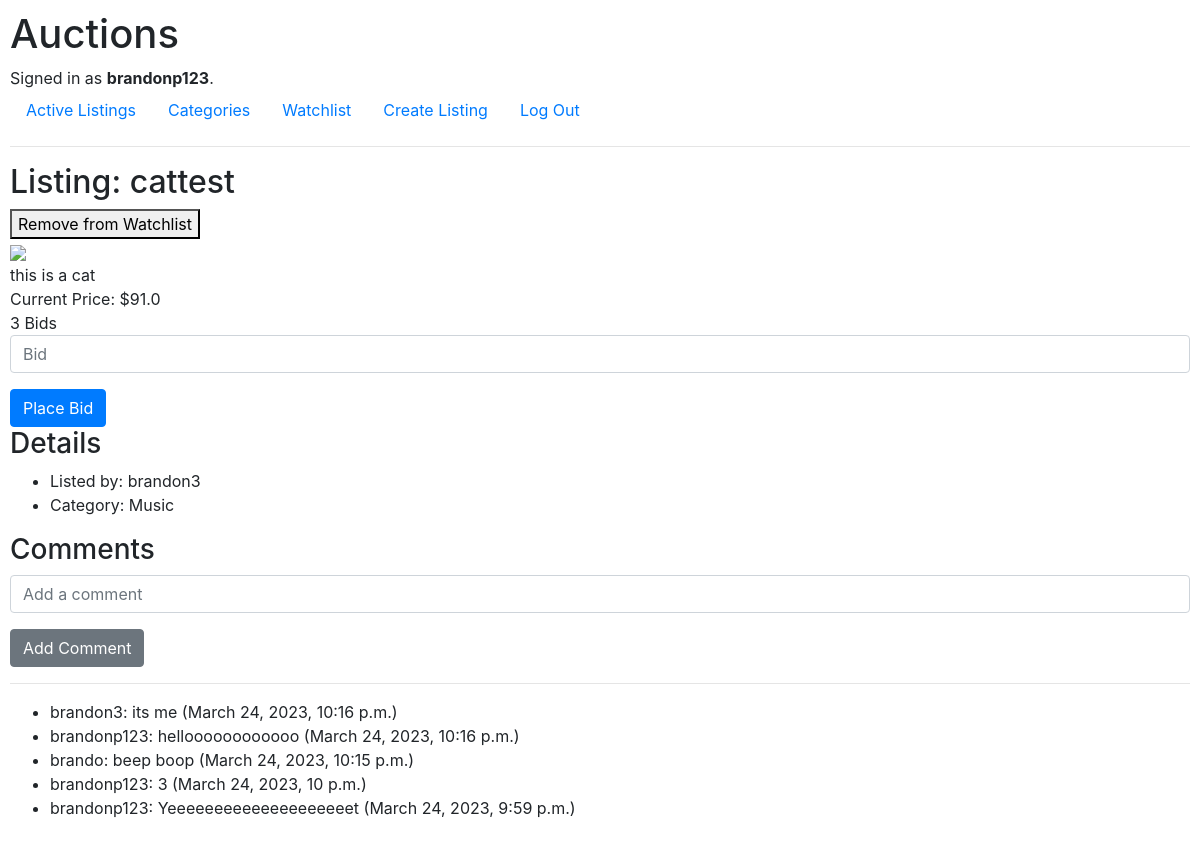
Page /listing/16 (signed in) on the committed database.
### auctions/models.py (models this page shows, shortened)
class User(AbstractUser):
    pass

class Listing(models.Model):
    title = models.CharField(max_length=50)
    description = models.CharField(max_length=1000)
    price = models.FloatField()
    image_url = models.CharField(max_length=1500, blank=True)
    is_active = models.BooleanField(default=True)
    user = models.ForeignKey(User, on_delete=models.CASCADE, blank=True, null=True, related_name="listing_user") # One user can be associated with many listings
    category = models.ForeignKey(Category, on_delete=models.CASCADE, blank=True, null=True, related_name="listing_category") # One category can be associated with many listings
    time = models.DateTimeField(auto_now_add=True) # Auto timestamp

class Category(models.Model):
    category_name = models.CharField(max_length=50)
    def __str__(self):
        return self.category_name

class Comment(models.Model):
    user = models.ForeignKey(User, on_delete=models.CASCADE, blank=True, null=True, related_name="comment_user") # One user can be associated with many comments
    listing = models.ForeignKey(Listing, on_delete=models.CASCADE, blank=True, null=True, related_name="comment_listing") # One listing can be associated with many comments
    comment = models.CharField(max_length=400)
    time = models.DateTimeField(auto_now_add=True) # Auto timestamp

### auctions/views.py (the view)
# urls.py: path("listing/<str:listing_id>", views.listing, name="listing"),
def listing(request, listing_id):
    user_id = request.user.id
    filter = {"user": user_id, "listing": listing_id}
    if len(Watchlist.objects.filter(**filter)) == 1:
        in_watchlist = True
    else:
        in_watchlist = False
    current_listing = Listing.objects.get(id=int(listing_id))
    seller = User.objects.get(id=current_listing.user.id)
    comments = Comment.objects.filter(listing=current_listing.id).order_by("-time")
    bids = Bid.objects.filter(listing=current_listing.id)
    number_of_bids = len(bids)
    if number_of_bids > 0:
        highest_bid = bids.order_by("-amount")[0]
        winner_id = highest_bid.user.id
    else:
        highest_bid = None
        winner_id = None
    return render(request, "auctions/listing.html", {
        "listing": current_listing,
        "user_id": user_id,
        "in_watchlist": in_watchlist,
        "number_of_bids": number_of_bids,
        "winner_id": winner_id,
        "bid_form": BidForm,
        "comment_form": CommentForm,
        "seller": seller,
        "comments": comments
    })

### auctions/templates/auctions/listing.html (shortened to what this page needs)
{% extends "auctions/layout.html" %}
{% block body %}
    <h2>Listing: {{ listing.title }}</h2>
    {% if user.is_authenticated and listing.is_active == True %}
        <div>
            <form action="{% url 'watchlist' %}" method="POST">
                {% if in_watchlist == True %}
                    <button type="submit">Remove from Watchlist</button>
                {% else %}
                    <input type="hidden" name="watchlist_action" value="add">
                    <button type="submit">Add to Watchlist</button>
                {% endif %}
            </form>
        </div>
    {% endif %}
    <div>
        <img src="{{ listing.image_url }}" onerror="this.onerror=null;this.src='https://www.survivorsuk.org/wp-content/uploads/2017/01/no-image.jpg';" width="400px" height="auto">
    </div>
    <div>
        {{ listing.description }}
    </div>
    <div>
        Current Price: ${{ listing.price }}
    </div>
    <div>
        {{ number_of_bids }} Bids
    </div>
    <div>
        {% if user.is_authenticated and listing.is_active == True and user_id != seller.id %}
            <form action="{% url 'bid' %}" method="POST">
                <div class="form-group">
                    {{ bid_form.amount }}
                </div>
                <button type="submit" class="btn btn-primary">Place Bid</button>
            </form>
        {% elif user_id == seller.id and listing.is_active == True %}
            <form action="{% url 'close' %}" method="POST">
                {% csrf_token %}
                <button type="submit" class="btn btn-danger">Close Listing</button>
                <input type="hidden" name="listing_id" value="{{ listing.id }}">
            </form>
        {% endif %}
    </div>
    <div>
        <h3>Details</h3>
    </div>
    <div>
        <ul>
            <li>Listed by: {{ seller.username }}</li>
            <li>Category: {{ listing.category }}</li>
        </ul>
    </div>
    <div>
        <h3>Comments</h3>
    </div>
    <div>
        {% if user.is_authenticated and listing.is_active == True %}
            <form action="{% url 'comment' %}" method="POST">
                <div class="form-group">
                    {{ comment_form.comment }}
                </div>
                <button type="submit" class="btn btn-secondary">Add Comment</button>
            </form>
        {% endif %}
    </div>
    <hr>
    <div>
        <ul>
            {% for comment in comments %}
                <li>{{ comment.user }}: {{ comment.comment }} ({{ comment.time }})</li>
            {% endfor %}
        </ul>
    </div>
{% endblock %}

### auctions/templates/auctions/layout.html (shortened to what this page needs)
{% load static %}
<!DOCTYPE html>
<html lang="en">
    <head>
        <link rel="stylesheet" href="https://stackpath.bootstrapcdn.com/bootstrap/4.4.1/css/bootstrap.min.css">
        <link href="{% static 'auctions/styles.css' %}" rel="stylesheet">
    </head>
    <body>
        <h1>Auctions</h1>
        <div>
            {% if user.is_authenticated %}
                Signed in as <strong>{{ user.username }}</strong>.
            {% else %}
                Not signed in.
            {% endif %}
        </div>
        <ul class="nav">
            <li class="nav-item">
                <a class="nav-link" href="{% url 'index' %}">Active Listings</a>
            </li>
            <li class="nav-item">
                <a class="nav-link" href="{% url 'categories' category_arg="all" %}">Categories</a>
            </li>
            {% if user.is_authenticated %}
            <li class="nav-item">
                <a class="nav-link" href="{% url 'watchlist' %}">Watchlist</a>
            </li>
                <li class="nav-item">
                    <a class="nav-link" href="{% url 'create' %}">Create Listing</a>
                </li>
                <li class="nav-item">
                    <a class="nav-link" href="{% url 'logout' %}">Log Out</a>
                </li>
            {% endif %}
        </ul>
        <hr>
        {% block body %}
        {% endblock %}
    </body>
</html>

### auctions/static/auctions/styles.css (style rules this page uses)
body { padding: 10px; }

### rows in the picture
User: username "brandonp123"
Listing: title "cattest", description "this is a cat", price "91.0", category "Music"
User: username "brandon3"
Comment: user "brandon3", comment "its me", time "March 24, 2023, 10:16 p.m."
Comment: user "brandonp123", comment "helloooooooooooo", time "March 24, 2023, 10:16 p.m."
Comment: user "brando", comment "beep boop", time "March 24, 2023, 10:15 p.m."
Comment: user "brandonp123", comment "3", time "March 24, 2023, 10 p.m."
Comment: user "brandonp123", comment "Yeeeeeeeeeeeeeeeeeeeet", time "March 24, 2023, 9:59 p.m."

### other values in the picture
{{ number_of_bids }} "3"
